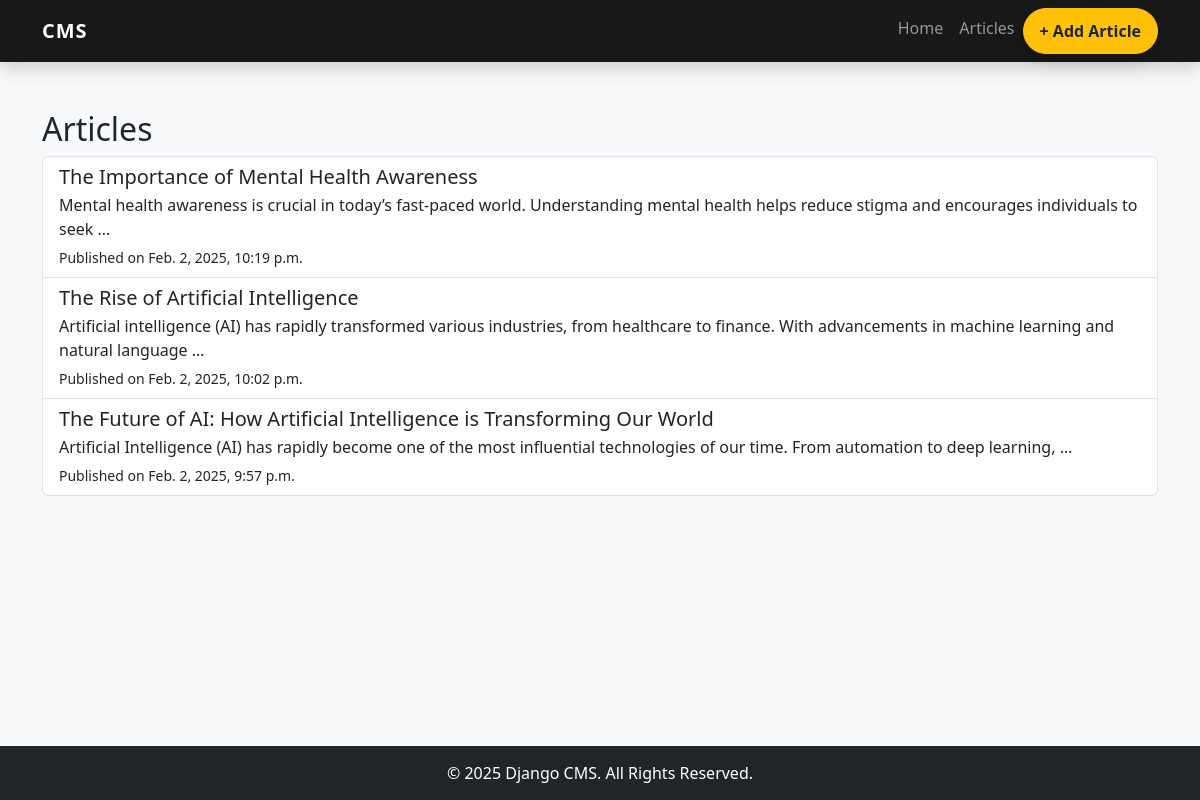
Page /article_list/ on the committed database.
### home/models.py (models this page shows, shortened)
class Article(models.Model):
    title = models.CharField(max_length=225)
    content = models.TextField()
    created_at = models.DateTimeField(default=timezone.now)  # Automatically set to now when created

### home/views.py (the view)
# urls.py: path('article_list/', views.article_list, name='article_list'),  # Correct name here
def article_list(request):
    articles = Article.objects.all().order_by('-created_at')  # Fetch all articles, order by creation date
    return render(request, 'article_list.html', {'articles': articles})

### templates/article_list.html (shortened to what this page needs)
{% extends 'base.html' %}
{% block content %}
<h2>Articles</h2>
<div class="list-group">
    {% for article in articles %}
        <a href="{% url 'article_detail' article.id %}" class="list-group-item list-group-item-action">
            <h5 class="mb-1">{{ article.title }}</h5>
            <p class="mb-1">{{ article.content|truncatewords:20 }}</p>
            <small>Published on {{ article.created_at }}</small>
        </a>
    {% empty %}
        <p>No articles available.</p>
    {% endfor %}
</div>
{% endblock %}

### templates/base.html (shortened to what this page needs)
<!DOCTYPE html>
<html lang="en">
<head>
    <link href="https://cdn.jsdelivr.net/npm/bootstrap@5.3.0/dist/css/bootstrap.min.css" rel="stylesheet">
</head>
<body>
    <nav class="navbar navbar-expand-lg navbar-dark shadow">
        <div class="container">
            <a class="navbar-brand" href="{% url 'home' %}">CMS</a>
            <div class="collapse navbar-collapse" id="navbarNav">
                <ul class="navbar-nav ms-auto">
                    <li class="nav-item"><a class="nav-link" href="{% url 'home' %}">Home</a></li>
                    <li class="nav-item"><a class="nav-link" href="{% url 'article_list' %}">Articles</a></li>
                    <li class="nav-item">
                        <a class="btn btn-warning text-dark fw-bold px-3 rounded-pill shadow"
                           href="{% url 'add_article' %}">
                            + Add Article
                        </a>
                    </li>
                </ul>
            </div>
        </div>
    </nav>
    <main class="container mt-5 content">
        {% block content %}{% endblock %}
    </main>
    <footer class="text-center mt-auto">
        <div class="container">
            <p class="mb-0">&copy; 2025 Django CMS. All Rights Reserved.</p>
        </div>
    </footer>
</body>
</html>

### templates/base.html (style rules this page uses)
body { display: flex; flex-direction: column; min-height: 100vh; background-color: #f8f9fa; }
.content { flex: 1; }
.navbar { background: rgba(0, 0, 0, 0.9); transition: all 0.3s ease-in-out; }
.navbar-brand { font-weight: bold; letter-spacing: 1px; }
.nav-link { font-weight: 500; transition: color 0.3s ease-in-out; }
.navbar .btn-warning { background-color: #ffc107 !important; color: #212529 !important; border-radius: 30px; font-weight: bold; padding: 10px 20px; display: inline-block !important; box-shadow: 0px 4px 6px rgba(0, 0, 0, 0.1); transition: background 0.3s ease-in-out, transform 0.2s; }
footer { background-color: #212529; color: #fff; padding: 15px 0; }

### rows in the picture
Article: title "The Importance of Mental Health Awareness", content "Mental health awareness is crucial in today’s fast-paced world. Understanding mental health helps reduce stigma and encourages individuals to seek …", created_at "Feb. 2, 2025, 10:19 p.m."
Article: title "The Rise of Artificial Intelligence", content "Artificial intelligence (AI) has rapidly transformed various industries, from healthcare to finance. With advancements in machine learning and natural language …", created_at "Feb. 2, 2025, 10:02 p.m."
Article: title "The Future of AI: How Artificial Intelligence is Transforming Our World", content "Artificial Intelligence (AI) has rapidly become one of the most influential technologies of our time. From automation to deep learning, …", created_at "Feb. 2, 2025, 9:57 p.m."
